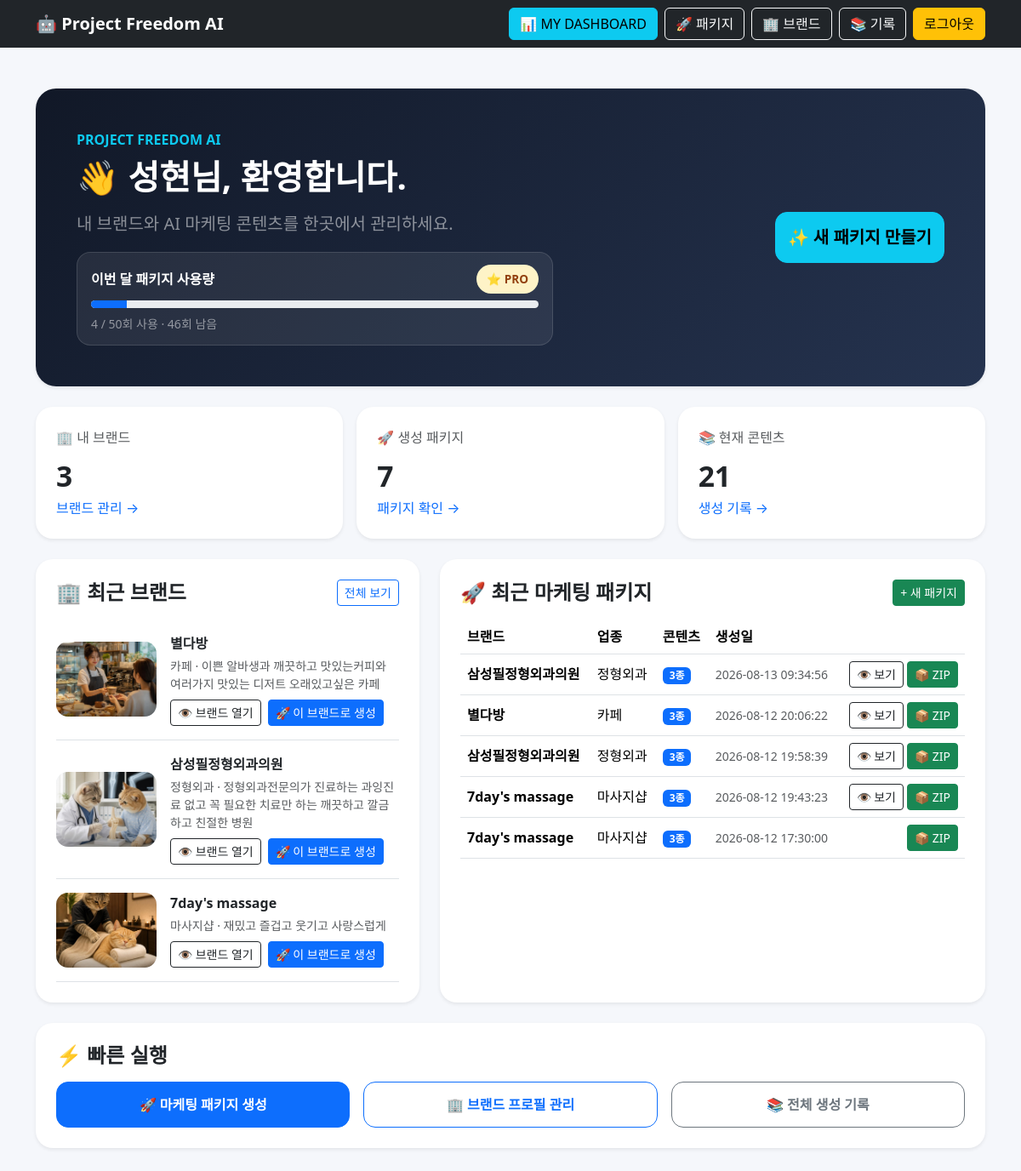
/dashboard (signed in), run on the app's committed database.
### tables this page shows
CREATE TABLE brand_profiles (
            id INTEGER PRIMARY KEY AUTOINCREMENT,
            business TEXT NOT NULL,
            company TEXT NOT NULL,
            style TEXT NOT NULL,
            image_style TEXT DEFAULT '고급스러운 실사',
            sns_platform TEXT DEFAULT '인스타그램',
            blog_length TEXT DEFAULT '2000자',
            ads_count INTEGER DEFAULT 5,
            created_at TIMESTAMP DEFAULT CURRENT_TIMESTAMP
        , user_id INTEGER);

CREATE TABLE history (
            id INTEGER PRIMARY KEY AUTOINCREMENT,
            business TEXT,
            company TEXT,
            style TEXT,
            result TEXT
        , image_url TEXT, content_type TEXT DEFAULT 'general', package_id TEXT, brand_profile_id INTEGER, created_at TEXT, version INTEGER DEFAULT 1, is_current INTEGER DEFAULT 1, user_id INTEGER);

### app.py (the view)
@app.route("/dashboard")
@login_required
def dashboard():
    dashboard_data = get_dashboard_data(session["user_id"])
    return render_template("dashboard.html", dashboard=dashboard_data)

### database/db.py (called while the page is built)
def _connect():
    return sqlite3.connect(str(DB_PATH))

### routes/auth.py (called while the page is built)
def login_required(view_function):
    @wraps(view_function)
    def wrapped_view(*args, **kwargs):
        if not session.get("user_id"):
            return redirect(
                url_for("auth.login")
            )
        return view_function(
            *args,
            **kwargs
        )
    return wrapped_view

### templates/dashboard.html (shortened to what this page needs)
<!DOCTYPE html>
<html lang="ko">
<head>
    <link
        href="https://cdn.jsdelivr.net/npm/bootstrap@5.3.7/dist/css/bootstrap.min.css"
        rel="stylesheet">
</head>
<body>
<nav class="navbar navbar-expand-lg navbar-dark bg-dark">
    <div class="container">
        <a class="navbar-brand fw-bold" href="/">
            🤖 Project Freedom AI
        </a>
        <div class="d-flex gap-2 flex-wrap">
            <a class="btn btn-info" href="/dashboard">
                📊 MY DASHBOARD
            </a>
            <a class="btn btn-outline-light" href="/package">
                🚀 패키지
            </a>
            <a class="btn btn-outline-light" href="/profiles">
                🏢 브랜드
            </a>
            <a class="btn btn-outline-light" href="/history">
                📚 기록
            </a>
            <a class="btn btn-warning" href="/logout">
                로그아웃
            </a>
        </div>
    </div>
</nav>
<div class="container py-5">
    <section class="hero shadow-sm p-4 p-md-5 mb-4">
        <div class="row align-items-center g-4">
            <div class="col-lg-8">
                <div class="text-info fw-bold mb-2">
                    PROJECT FREEDOM AI
                </div>
                <h1 class="fw-bold mb-3">
                    👋 {{ session.get("user_name") }}님, 환영합니다.
                </h1>
                <p class="lead text-white-50 mb-0">
                    내 브랜드와 AI 마케팅 콘텐츠를 한곳에서 관리하세요.
                </p>
                <div class="usage-box">
                    <div class="d-flex justify-content-between align-items-center mb-2">
                        <div class="fw-bold">이번 달 패키지 사용량</div>
                        <span class="plan-pill {{ 'plan-pro' if session.get('plan') == 'PRO' else 'plan-free' }}">
                            {{ '⭐ PRO' if session.get('plan') == 'PRO' else '🟢 FREE' }}
                        </span>
                    </div>
                    <div class="progress" style="height: 9px;">
                        <div class="progress-bar" role="progressbar"
                             style="width: {{ session.get('plan_percent', 0) }}%"></div>
                    </div>
                    <div class="small text-white-50 mt-2">
                        {{ session.get('plan_used', 0) }} / {{ session.get('plan_limit', 3) }}회 사용
                        · {{ session.get('plan_remaining', 3) }}회 남음
                    </div>
                </div>
            </div>
            <div class="col-lg-4 text-lg-end">
                <a
                    href="/package"
                    class="btn btn-info btn-lg quick-btn">
                    ✨ 새 패키지 만들기
                </a>
            </div>
        </div>
    </section>
    <div class="row g-3 mb-4">
        <div class="col-md-4">
            <div class="card dashboard-card shadow-sm h-100">
                <div class="card-body p-4">
                    <div class="text-muted mb-2">🏢 내 브랜드</div>
                    <div class="stat-number">{{ dashboard.brand_count }}</div>
                    <a href="/profiles" class="text-decoration-none">
                        브랜드 관리 →
                    </a>
                </div>
            </div>
        </div>
        <div class="col-md-4">
            <div class="card dashboard-card shadow-sm h-100">
                <div class="card-body p-4">
                    <div class="text-muted mb-2">🚀 생성 패키지</div>
                    <div class="stat-number">{{ dashboard.package_count }}</div>
                    <a href="/profiles" class="text-decoration-none">
                        패키지 확인 →
                    </a>
                </div>
            </div>
        </div>
        <div class="col-md-4">
            <div class="card dashboard-card shadow-sm h-100">
                <div class="card-body p-4">
                    <div class="text-muted mb-2">📚 현재 콘텐츠</div>
                    <div class="stat-number">{{ dashboard.content_count }}</div>
                    <a href="/history" class="text-decoration-none">
                        생성 기록 →
                    </a>
                </div>
            </div>
        </div>
    </div>
    <div class="row g-4">
        <div class="col-lg-5">
            <div class="card dashboard-card shadow-sm h-100">
                <div class="card-body p-4">
                    <div class="d-flex justify-content-between align-items-center mb-3">
                        <h4 class="section-title mb-0">
                            🏢 최근 브랜드
                        </h4>
                        <a
                            href="/profiles"
                            class="btn btn-sm btn-outline-primary">
                            전체 보기
                        </a>
                    </div>
                    {% if dashboard.recent_brands %}
                        {% for brand in dashboard.recent_brands %}
                        <div class="d-flex gap-3 align-items-center border-bottom py-3">
                            {% if brand[4] %}
                            <img
                                src="{{ brand[4] }}"
                                class="brand-thumbnail"
                                alt="{{ brand[2] }} 대표 이미지">
                            {% else %}
                            <div class="brand-placeholder">
                                🏢
                            </div>
                            {% endif %}
                            <div class="flex-grow-1 min-w-0">
                                <div class="fw-bold mb-1">
                                    {{ brand[2] }}
                                </div>
                                <div class="small text-muted mb-2">
                                    {{ brand[1] }} · {{ brand[3] }}
                                </div>
                                <div class="d-flex gap-2 flex-wrap">
                                    <a
                                        href="/profiles/{{ brand[0] }}/history"
                                        class="btn btn-sm btn-outline-dark">
                                        👁 브랜드 열기
                                    </a>
                                    <a
                                        href="/package?profile_id={{ brand[0] }}"
                                        class="btn btn-sm btn-primary">
                                        🚀 이 브랜드로 생성
                                    </a>
                                </div>
                            </div>
                        </div>
                        {% endfor %}
                    {% endif %}
                </div>
            </div>
        </div>
        <div class="col-lg-7">
            <div class="card dashboard-card shadow-sm h-100">
                <div class="card-body p-4">
                    <div class="d-flex justify-content-between align-items-center mb-3">
                        <h4 class="section-title mb-0">
                            🚀 최근 마케팅 패키지
                        </h4>
                        <a
                            href="/package"
                            class="btn btn-sm btn-success">
                            + 새 패키지
                        </a>
                    </div>
                    {% if dashboard.recent_packages %}
                    <div class="table-responsive">
                        <table class="table align-middle">
                            <thead>
                                <tr>
                                    <th>브랜드</th>
                                    <th>업종</th>
                                    <th>콘텐츠</th>
                                    <th>생성일</th>
                                    <th></th>
                                </tr>
                            </thead>
                            <tbody>
                            {% for package in dashboard.recent_packages %}
                                <tr>
                                    <td class="fw-semibold">
                                        {{ package[2] }}
                                    </td>
                                    <td>
                                        {{ package[3] }}
                                    </td>
                                    <td>
                                        <span class="badge text-bg-primary">
                                            {{ package[5] }}종
                                        </span>
                                    </td>
                                    <td class="small text-muted">
                                        {{ package[4] or "-" }}
                                    </td>
                                    <td class="text-end package-actions">
                                        {% if package[1] %}
                                        <a
                                            href="/profiles/{{ package[1] }}/history/{{ package[0] }}"
                                            class="btn btn-sm btn-outline-dark">
                                            👁 보기
                                        </a>
                                        {% endif %}
                                        <a
                                            href="/history/package/{{ package[0] }}/download/zip"
                                            class="btn btn-sm btn-success">
                                            📦 ZIP
                                        </a>
                                    </td>
                                </tr>
                            {% endfor %}
                            </tbody>
                        </table>
                    </div>
                    {% endif %}
                </div>
            </div>
        </div>
    </div>
    <div class="card dashboard-card shadow-sm mt-4">
        <div class="card-body p-4">
            <h4 class="section-title mb-3">
                ⚡ 빠른 실행
            </h4>
            <div class="row g-3">
                <div class="col-md-4">
                    <a
                        href="/package"
                        class="btn btn-primary w-100 quick-btn">
                        🚀 마케팅 패키지 생성
                    </a>
                </div>
                <div class="col-md-4">
                    <a
                        href="/profiles"
                        class="btn btn-outline-primary w-100 quick-btn">
                        🏢 브랜드 프로필 관리
                    </a>
                </div>
                <div class="col-md-4">
                    <a
                        href="/history"
                        class="btn btn-outline-secondary w-100 quick-btn">
                        📚 전체 생성 기록
                    </a>
                </div>
            </div>
        </div>
    </div>
</div>
</body>
</html>

### templates/dashboard.html (style rules this page uses)
body { background: #f5f7fb; }
.hero { background: linear-gradient(135deg, #111827, #25334f); color: white; border-radius: 24px; }
.dashboard-card { border: 0; border-radius: 20px; overflow: hidden; }
.stat-number { font-size: 2.1rem; font-weight: 800; }
.quick-btn { border-radius: 14px; padding: 14px; font-weight: 700; }
.brand-thumbnail { width: 118px; height: 88px; object-fit: cover; border-radius: 14px; flex-shrink: 0; background: #eef2f7; }
.package-actions { white-space: nowrap; }
.section-title { font-weight: 800; }
.plan-pill { display: inline-flex; align-items: center; gap: 6px; padding: 7px 12px; border-radius: 999px; font-weight: 800; font-size: .85rem; }
.plan-pro { background: #fef3c7; color: #92400e; }
.usage-box { background: rgba(255,255,255,.08); border: 1px solid rgba(255,255,255,.12); border-radius: 16px; padding: 14px 16px; margin-top: 18px; max-width: 560px; }

### data on the page
brand_profiles: shows a picture, company "별다방", business "카페", style "이쁜 알바생과 깨끗하고 맛있는커피와 여러가지 맛있는 디저트 오래있고싶은 카페"
brand_profiles: shows a picture, company "삼성필정형외과의원", business "정형외과", style "정형외과전문의가 진료하는 과잉진료 없고 꼭 필요한 치료만 하는 깨끗하고 깔금하고 친절한 병원"
brand_profiles: shows a picture, company "7day's massage", business "마사지샵", style "재밌고 즐겁고 웃기고 사랑스럽게"
history: company "7day's massage", business "마사지샵", brand_profile "3", created_at "2026-08-12 19:43:23"

### other printed values
{{ session.get("user_name") }} "성현"
{{ '⭐ PRO' if session.get('plan') == 'PRO' else '🟢 FREE' }} "⭐ PRO"
{{ session.get('plan_used', 0) }} "4"
{{ session.get('plan_limit', 3) }} "50"
{{ session.get('plan_remaining', 3) }} "46"
{{ dashboard.brand_count }} "3"
{{ dashboard.package_count }} "7"
{{ dashboard.content_count }} "21"
{{ package[2] }} "삼성필정형외과의원" "별다방" "삼성필정형외과의원" "7day's massage"
{{ package[3] }} "정형외과" "카페" "정형외과" "마사지샵"
{{ package[5] }} "3" "3" "3" "3"
{{ package[4] or "-" }} "2026-08-13 09:34:56" "2026-08-12 20:06:22" "2026-08-12 19:58:39" "2026-08-12 17:30:00"
